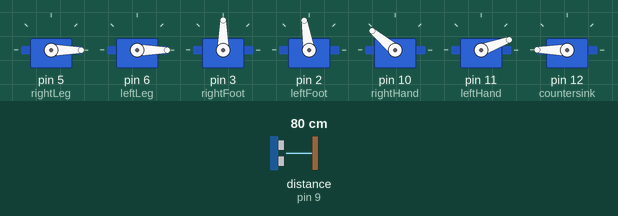
Simulated run of this sketch. Board: Arduino Uno, built with avr-gcc and run on an emulated ATmega328P. Parts: 7 × servo. Wiring (inferred from the names in the program): ultrasonic range finder: trigger pin 8; echo pin 9. The test bench sets the inputs (shaded band); at power-on: distance to the obstacle (sensor on pin 9) 80 cm. The echo pulse lasts 58.3 µs per cm.

Above: at 1.3 s.
1.4 s: distance to the obstacle (sensor on pin 9) set to 17 cm
2.9 s: distance to the obstacle (sensor on pin 9) set to 13 cm
At 3.5 s:
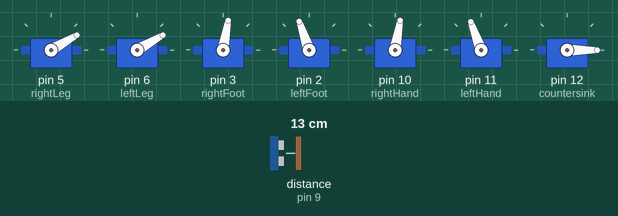
5.9 s: distance to the obstacle (sensor on pin 9) set to 18 cm
At 7.0 s:
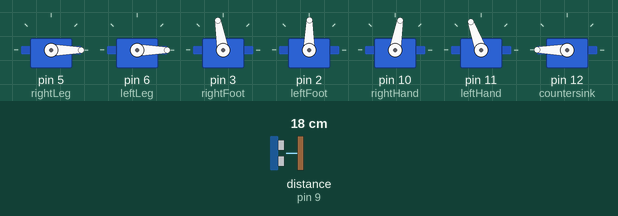
8.7 s: distance to the obstacle (sensor on pin 9) set to 2 cm
At 9.2 s:
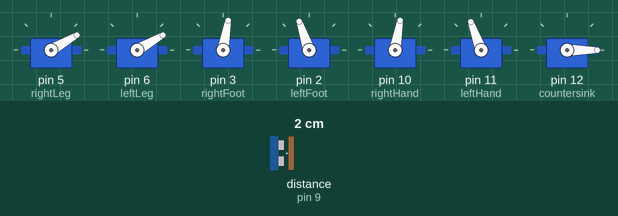
Timing chart, 0 to 12.7 s (numbered marks = the images above; inputs shaded):
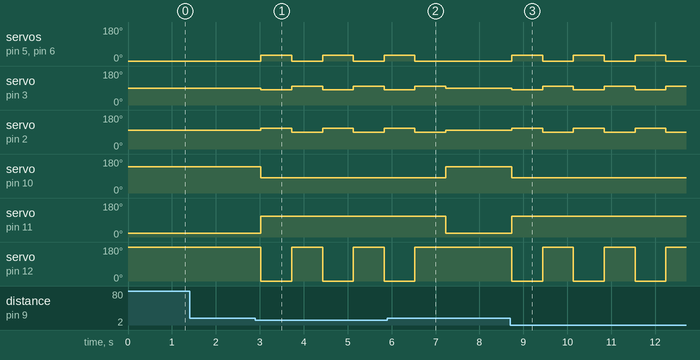

Measured:
- the behaviour switches between 16 and 15 cm on distance to the obstacle (sensor on pin 9) (found by bisection; images 0 and 1)
- after the input at 1.4 s, every drawn part: stays the same
- after the input at 2.9 s, servo on pin 5 (rightLeg), servo on pin 6 (leftLeg): alternates 30° for 0.70 s and 0° for 0.70 s, starting after 0.13 s
- after the input at 5.9 s, servo on pin 5 (rightLeg), servo on pin 6 (leftLeg): goes on until 6.5 s, then stays 0°; servo on pin 10 (rightHand): 80° → 140° after 1.3 s; servo on pin 11 (leftHand): 110° → 20° after 1.3 s; servo on pin 12 (countersink): goes on until 6.5 s, then stays 180°
- after the input at 8.7 s, servo on pin 5 (rightLeg), servo on pin 6 (leftLeg): alternates 30° for 0.70 s and 0° for 0.70 s, starting at once

The sketch:

myRobot.ino
```cpp
#include <Servo.h>

Servo rightLeg;
Servo leftLeg;
Servo rightFoot;
Servo leftFoot;
Servo rightHand;
Servo leftHand;
Servo countersink;

const int trig = 8; // chân trig
const int echo = 9; // chân echo

void setup() {
  Serial.begin(9600);

  pinMode(trig, OUTPUT);
  pinMode(echo, INPUT);

  rightLeg.attach(5);
  leftLeg.attach(6);
  rightFoot.attach(3);
  leftFoot.attach(2);
  rightHand.attach(10);
  leftHand.attach(11);
  countersink.attach(12);

  rightFoot.write(90);  // 90
  rightLeg.write(0); // 0
  leftLeg.write(0);
  leftFoot.write(99);  // 99
  leftHand.write(20);
  rightHand.write(140); // 140-80
  countersink.write(180);
}

void loop() {

  unsigned long duration; // thời gian
  int distance; // khoảng cách
  // Phát xung
  digitalWrite(trig, 0); // tắt chân trig
  delayMicroseconds(2);
  digitalWrite(trig, 1); // phát xung từ chân trig
  delayMicroseconds(5); // xung có độ dài 5 microSeconds
  digitalWrite(trig, 0); // tắt chân trig
  // Tính toán thời gian
  // Đo độ rộng xung HIGH ở chân echo.
  duration = pulseIn(echo, HIGH);
  // Tính khoảng cách đến vật.
  distance = int(duration / 2 / 29.412);
  attack(distance);
  //welcome();
  //refuse();
}

void welcome(){
  leftHand.write(180);
  delay(1000);
  leftHand.write(80);
  delay(1000);
}

void refuse(){
  leftHand.write(180);

  countersink.write(180);
  delay(200);
  countersink.write(0);
  delay(200);
}

void attack(int distance){
  if(distance < 15){
    rightHand.write(80);
    leftHand.write(110);
    rightLeg.write(30);
    leftLeg.write(30);
    countersink.write(0);
    leftFoot.write(99+10);
    rightFoot.write(90-10);
    delay(700);
    countersink.write(180);
    rightLeg.write(0);
    leftLeg.write(0);
    leftFoot.write(99-10);
    rightFoot.write(90+10);
    delay(700);
  }
  else{
    rightFoot.write(90);  // 90
    rightLeg.write(0); // 0
    leftLeg.write(0);
    leftFoot.write(99);  // 99
    leftHand.write(20);
    rightHand.write(140); // 140-80
    countersink.write(180);
    delay(500);
  }
}
```
